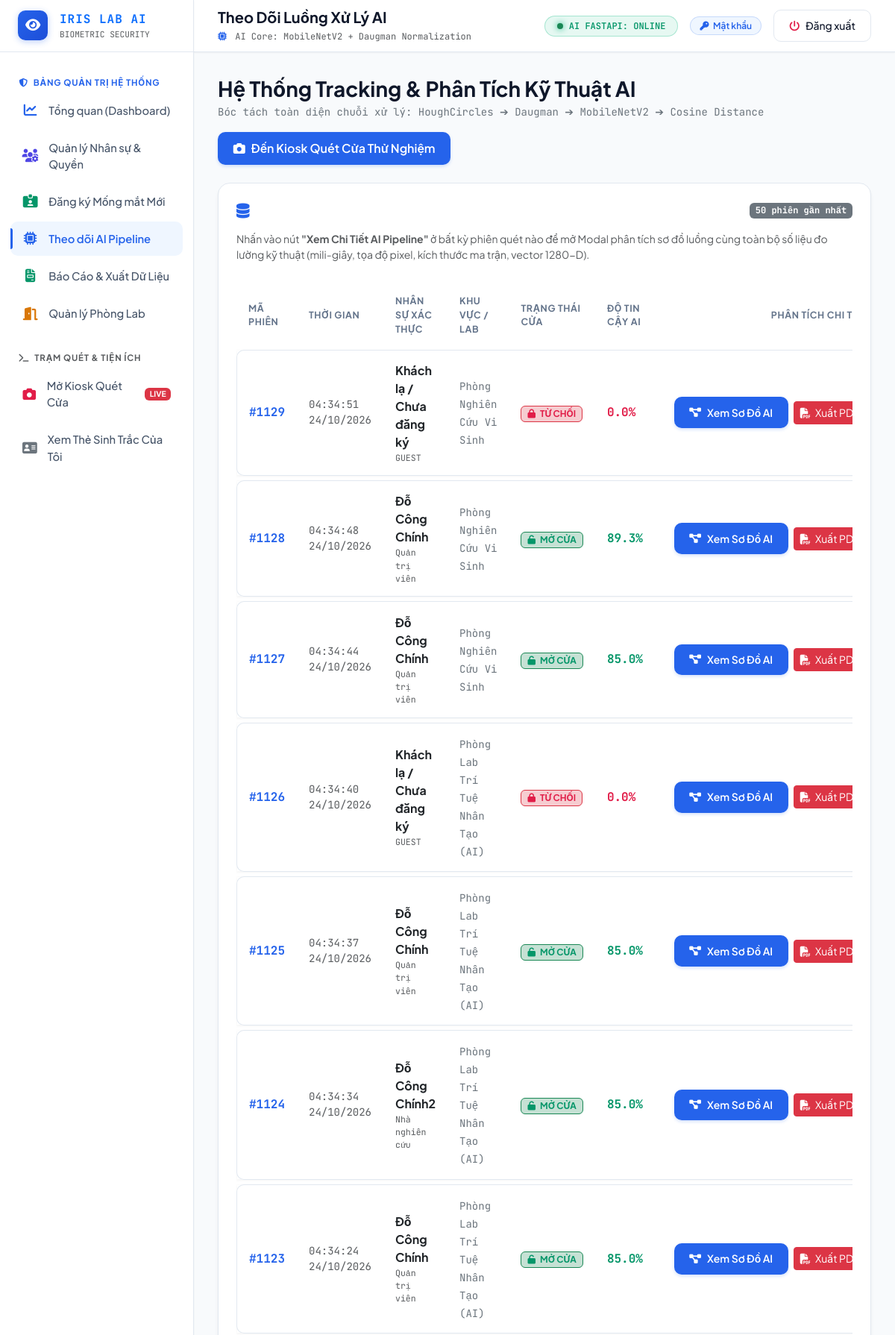
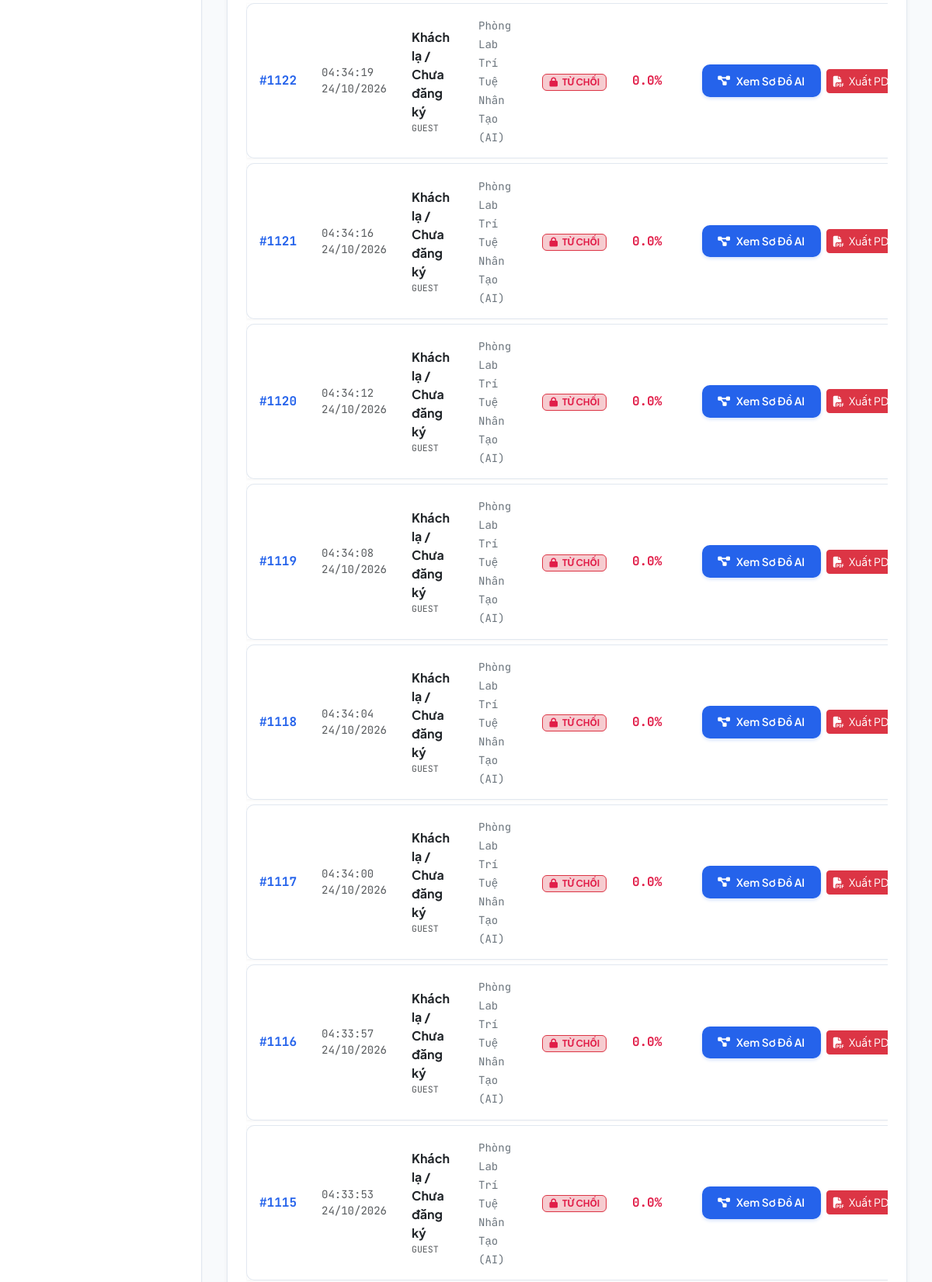
Page /web_admin/tracking.php (signed in, upper part) on the committed database (2 pictures, top to bottom).
### tables this page shows
CREATE TABLE `access_logs` (
  `log_id` int(11) NOT NULL AUTO_INCREMENT,
  `emp_id` int(11) DEFAULT NULL,
  `lab_id` int(11) NOT NULL,
  `access_time` timestamp NOT NULL DEFAULT current_timestamp(),
  `action` enum('ENTRY_GRANTED','ENTRY_DENIED','SPOOFING_ATTEMPT') NOT NULL,
  `confidence_score` decimal(5,2) DEFAULT 0.00,
  `ai_reason` text DEFAULT NULL,
  `pipeline_details` longtext DEFAULT NULL CHECK (json_valid(`pipeline_details`)),
  PRIMARY KEY (`log_id`),
  KEY `emp_id` (`emp_id`),
  KEY `lab_id` (`lab_id`),
  CONSTRAINT `access_logs_ibfk_1` FOREIGN KEY (`emp_id`) REFERENCES `employees` (`emp_id`),
  CONSTRAINT `access_logs_ibfk_2` FOREIGN KEY (`lab_id`) REFERENCES `laboratories` (`lab_id`)
);

CREATE TABLE `laboratories` (
  `lab_id` int(11) NOT NULL AUTO_INCREMENT,
  `lab_name` varchar(100) NOT NULL,
  `security_level` enum('LOW','MEDIUM','HIGH','CRITICAL') DEFAULT 'HIGH',
  `created_at` timestamp NOT NULL DEFAULT current_timestamp(),
  PRIMARY KEY (`lab_id`)
);

CREATE TABLE `employees` (
  `emp_id` int(11) NOT NULL AUTO_INCREMENT,
  `full_name` varchar(100) NOT NULL,
  `email` varchar(100) NOT NULL,
  `role` varchar(50) NOT NULL,
  `allowed_lab_id` int(11) DEFAULT NULL,
  `status` enum('ACTIVE','SUSPENDED') DEFAULT 'ACTIVE',
  `created_at` timestamp NOT NULL DEFAULT current_timestamp(),
  PRIMARY KEY (`emp_id`),
  UNIQUE KEY `email` (`email`),
  KEY `allowed_lab_id` (`allowed_lab_id`),
  CONSTRAINT `employees_ibfk_1` FOREIGN KEY (`allowed_lab_id`) REFERENCES `laboratories` (`lab_id`)
);

### web_admin/tracking.php (the view, shortened to what this page needs)
<?php
require_once __DIR__ . '/config.php';
$stmt = $pdo->query("SELECT al.*, e.full_name, e.role, l.lab_name
                     FROM access_logs al
                     LEFT JOIN employees e ON al.emp_id = e.emp_id
                     LEFT JOIN laboratories l ON al.lab_id = l.lab_id
                     ORDER BY al.access_time DESC LIMIT 50");
$logs = $stmt->fetchAll(PDO::FETCH_ASSOC);
include __DIR__ . '/includes/header.php';
include __DIR__ . '/includes/sidebar.php';
?>
<div class="main-wrapper">
    <?php include __DIR__ . '/includes/navbar.php'; ?>
    <div class="content-container">
        <div class="d-flex flex-wrap align-items-center justify-content-between gap-3 mb-4">
            <div>
                <h3 class="fw-bold mb-1">Hệ Thống Tracking & Phân Tích Kỹ Thuật AI</h3>
                <p class="text-secondary small mb-0 font-mono">Bóc tách toàn diện chuỗi xử lý: HoughCircles ➔ Daugman ➔ MobileNetV2 ➔ Cosine Distance</p>
            </div>
            <div class="d-flex gap-2">
                <a href="kiosk.php" target="_blank" class="btn btn-cyber-primary">
                    <i class="fas fa-camera"></i> Đến Kiosk Quét Cửa Thử Nghiệm
                </a>
            </div>
        </div>
        <div class="glass-card p-4">
            <div class="d-flex align-items-center justify-content-between mb-3">
                <h5 class="fw-bold mb-0 text-white">
                    <i class="fas fa-database text-cyan me-2"></i> Lịch Sử Quét Mống Mắt & Thông Số Pipeline Thực Tế
                </h5>
                <span class="badge bg-secondary font-mono"><?= count($logs) ?> phiên gần nhất</span>
            </div>
            <p class="text-muted small mb-4">
                Nhấn vào nút <strong>"Xem Chi Tiết AI Pipeline"</strong> ở bất kỳ phiên quét nào để mở Modal phân tích sơ đồ luồng cùng toàn bộ số liệu đo lường kỹ thuật (mili-giây, tọa độ pixel, kích thước ma trận, vector 1280-D).
            </p>
            <div class="table-responsive">
                <table class="table-cyber">
                    <thead>
                        <tr>
                            <th>Mã Phiên</th>
                            <th>Thời Gian</th>
                            <th>Nhân Sự Xác Thực</th>
                            <th>Khu Vực / Lab</th>
                            <th>Trạng Thái Cửa</th>
                            <th>Độ Tin Cậy AI</th>
                            <th class="text-end">Phân Tích Chi Tiết</th>
                        </tr>
                    </thead>
                    <tbody>
                        <?php if (empty($logs)): ?>
                            <tr><td colspan="7" class="text-center text-muted py-5">Chưa có giao dịch quét mống mắt nào trong cơ sở dữ liệu! Hãy mở Kiosk quét thử.</td></tr>
                        <?php else: ?>
                            <?php foreach ($logs as $log):
                                $isGranted = $log['action'] === 'ENTRY_GRANTED';
                                $pipelineStr = htmlspecialchars($log['pipeline_details'] ?? '{}', ENT_QUOTES, 'UTF-8');
                                $name = $log['full_name'] ?: 'Khách lạ / Chưa đăng ký';
                            ?>
                                <tr>
                                    <td class="font-mono text-cyan fw-bold">
                                        #<?= str_pad($log['log_id'], 4, '0', STR_PAD_LEFT) ?>
                                    </td>
                                    <td class="font-mono small text-muted">
                                        <?= date('H:i:s d/m/Y', strtotime($log['access_time'])) ?>
                                    </td>
                                    <td>
                                        <div class="fw-bold text-dark"><?= htmlspecialchars($name) ?></div>
                                        <div class="text-muted small font-mono" style="font-size: 0.72rem;"><?= htmlspecialchars($log['role'] ?? 'GUEST') ?></div>
                                    </td>
                                    <td>
                                        <span class="text-secondary small font-mono"><?= htmlspecialchars($log['lab_name'] ?? 'Phòng Lab AI') ?></span>
                                    </td>
                                    <td>
                                        <?php if ($isGranted): ?>
                                            <span class="badge bg-success bg-opacity-25 text-emerald border border-success border-opacity-35 px-2 py-1">
                                                <i class="fas fa-unlock me-1"></i> MỞ CỬA
                                            </span>
                                        <?php else: ?>
                                            <span class="badge bg-danger bg-opacity-25 text-rose border border-danger border-opacity-35 px-2 py-1">
                                                <i class="fas fa-lock me-1"></i> TỪ CHỐI
                                            </span>
                                        <?php endif; ?>
                                    </td>
                                    <td class="font-mono fw-bold <?= $isGranted ? 'text-emerald' : 'text-rose' ?>">
                                        <?= number_format(floatval($log['confidence_score']), 1) ?>%
                                    </td>
                                    <td class="text-end text-nowrap">
                                        <button class="btn btn-sm btn-cyber-primary"
                                                onclick="openPipelineModal(<?= $log['log_id'] ?>, '<?= htmlspecialchars(addslashes($name)) ?>', '<?= $log['action'] ?>', <?= $log['confidence_score'] ?>, '<?= $pipelineStr ?>')">
                                            <i class="fas fa-diagram-project"></i> Xem Sơ Đồ AI
                                        </button>
                                        <button class="btn btn-sm btn-danger ms-1"
                                                onclick="exportDirectLogPDF(<?= $log['log_id'] ?>, '<?= htmlspecialchars(addslashes($name)) ?>', '<?= $log['action'] ?>', <?= $log['confidence_score'] ?>, '<?= $pipelineStr ?>', '<?= $log['access_time'] ?>', '<?= htmlspecialchars(addslashes($log['lab_name'] ?? 'Phòng Thí Nghiệm AI & IoT')) ?>', '<?= htmlspecialchars(addslashes($log['role'] ?? 'Nhân sự')) ?>')"
                                                title="Xuất ngay Báo Cáo PDF Chi Tiết cho lần quét này">
                                            <i class="fas fa-file-pdf me-1"></i> Xuất PDF
                                        </button>
                                    </td>
                                </tr>
                            <?php endforeach; ?>
                        <?php endif; ?>
                    </tbody>
                </table>
            </div>
        </div>
    </div>
<?php include __DIR__ . '/includes/footer.php'; ?>

### web_admin/assets/css/style.css (style rules this page uses)
:root { --bg-body: #f8fafc; --bg-surface: #ffffff; --bg-surface-elevated: #ffffff; --bg-subtle: #f1f5f9; --border-light: #e2e8f0; --border-focus: #3b82f6; --color-primary: #2563eb; --color-primary-hover: #1d4ed8; --color-primary-light: #eff6ff; --color-emerald: #059669; --color-emerald-light: #ecfdf5; --color-rose: #e11d48; --color-rose-light: #fff1f2; --color-amber: #d97706; --color-amber-light: #fffbeb; --color-indigo: #4f46e5; --color-indigo-light: #eef2ff; --text-primary: #0f172a; --text-secondary: #475569; --text-muted: #64748b; --shadow-sm: 0 1px 2px 0 rgba(0, 0, 0, 0.05); --shadow-md: 0 4px 6px -1px rgba(0, 0, 0, 0.06), 0 2px 4px -2px rgba(0, 0, 0, 0.06); --shadow-lg: 0 10px 15px -3px rgba(0, 0, 0, 0.08), 0 4px 6px -4px rgba(0, 0, 0, 0.04); --sidebar-width: 260px; --header-height: 70px; }
* { box-sizing: border-box; }
body { background-color: var(--bg-body); color: var(--text-primary); font-family: 'Plus Jakarta Sans', -apple-system, BlinkMacSystemFont, sans-serif; min-height: 100vh; margin: 0; overflow-x: hidden; }
.font-mono { font-family: 'JetBrains Mono', monospace; }
.text-cyan { color: var(--color-primary) !important; }
.text-emerald { color: var(--color-emerald) !important; }
.text-rose { color: var(--color-rose) !important; }
.glass-card { background: var(--bg-surface); border: 1px solid var(--border-light); border-radius: 16px; box-shadow: var(--shadow-md); transition: all 0.25s ease; position: relative; }
.main-wrapper { flex-grow: 1; margin-left: var(--sidebar-width); display: flex; flex-direction: column; min-height: 100vh; width: calc(100% - var(--sidebar-width)); }
.content-container { padding: 2rem; flex-grow: 1; }
.btn-cyber-primary { background: var(--color-primary); color: white !important; font-weight: 600; border: none; border-radius: 10px; padding: 0.65rem 1.3rem; box-shadow: 0 2px 4px rgba(37, 99, 235, 0.2); transition: all 0.2s ease; display: inline-flex; align-items: center; gap: 0.5rem; }
.table-cyber { width: 100%; margin-bottom: 0; color: var(--text-primary); border-collapse: separate; border-spacing: 0 6px; }
.table-cyber thead th { background: transparent; color: var(--text-muted); font-size: 0.78rem; font-weight: 700; text-transform: uppercase; letter-spacing: 0.6px; border: none; padding: 0.75rem 1rem; }
.table-cyber tbody tr { background: #ffffff; box-shadow: 0 1px 3px rgba(0, 0, 0, 0.04); transition: all 0.2s ease; }
.table-cyber tbody td { padding: 0.95rem 1rem; vertical-align: middle; border-top: 1px solid var(--border-light); border-bottom: 1px solid var(--border-light); }
.table-cyber tbody tr td:first-child { border-top-left-radius: 10px; border-bottom-left-radius: 10px; border-left: 1px solid var(--border-light); }
.table-cyber tbody tr td:last-child { border-top-right-radius: 10px; border-bottom-right-radius: 10px; border-right: 1px solid var(--border-light); }

### rows in the picture
access_logs: log_id "1129", access_time "04:34:51 24/10/2026", name "Khách lạ / Chưa đăng ký", role "GUEST", lab.lab_name "Phòng Nghiên Cứu Vi Sinh", action "ENTRY_DENIED" (drawn), confidence_score "0.0"
access_logs: log_id "1128", access_time "04:34:48 24/10/2026", emp.full_name "Đỗ Công Chính", emp.role "Quản trị viên", lab.lab_name "Phòng Nghiên Cứu Vi Sinh", action "ENTRY_GRANTED" (drawn), confidence_score "89.3"
access_logs: log_id "1127", access_time "04:34:44 24/10/2026", emp.full_name "Đỗ Công Chính", emp.role "Quản trị viên", lab.lab_name "Phòng Nghiên Cứu Vi Sinh", action "ENTRY_GRANTED" (drawn), confidence_score "85.0"
access_logs: log_id "1126", access_time "04:34:40 24/10/2026", name "Khách lạ / Chưa đăng ký", role "GUEST", lab.lab_name "Phòng Lab Trí Tuệ Nhân Tạo (AI)", action "ENTRY_DENIED" (drawn), confidence_score "0.0"
access_logs: log_id "1125", access_time "04:34:37 24/10/2026", emp.full_name "Đỗ Công Chính", emp.role "Quản trị viên", lab.lab_name "Phòng Lab Trí Tuệ Nhân Tạo (AI)", action "ENTRY_GRANTED" (drawn), confidence_score "85.0"
access_logs: log_id "1124", access_time "04:34:34 24/10/2026", emp.full_name "Đỗ Công Chính2", emp.role "Nhà nghiên cứu", lab.lab_name "Phòng Lab Trí Tuệ Nhân Tạo (AI)", action "ENTRY_GRANTED" (drawn), confidence_score "85.0"
access_logs: log_id "1123", access_time "04:34:24 24/10/2026", emp.full_name "Đỗ Công Chính", emp.role "Quản trị viên", lab.lab_name "Phòng Lab Trí Tuệ Nhân Tạo (AI)", action "ENTRY_GRANTED" (drawn), confidence_score "85.0"
access_logs: log_id "1122", access_time "04:34:19 24/10/2026", name "Khách lạ / Chưa đăng ký", role "GUEST", lab.lab_name "Phòng Lab Trí Tuệ Nhân Tạo (AI)", action "ENTRY_DENIED" (drawn), confidence_score "0.0"
access_logs: log_id "1121", access_time "04:34:16 24/10/2026", name "Khách lạ / Chưa đăng ký", role "GUEST", lab.lab_name "Phòng Lab Trí Tuệ Nhân Tạo (AI)", action "ENTRY_DENIED" (drawn), confidence_score "0.0"
access_logs: log_id "1120", access_time "04:34:12 24/10/2026", name "Khách lạ / Chưa đăng ký", role "GUEST", lab.lab_name "Phòng Lab Trí Tuệ Nhân Tạo (AI)", action "ENTRY_DENIED" (drawn), confidence_score "0.0"
access_logs: log_id "1119", access_time "04:34:08 24/10/2026", name "Khách lạ / Chưa đăng ký", role "GUEST", lab.lab_name "Phòng Lab Trí Tuệ Nhân Tạo (AI)", action "ENTRY_DENIED" (drawn), confidence_score "0.0"
access_logs: log_id "1118", access_time "04:34:04 24/10/2026", name "Khách lạ / Chưa đăng ký", role "GUEST", lab.lab_name "Phòng Lab Trí Tuệ Nhân Tạo (AI)", action "ENTRY_DENIED" (drawn), confidence_score "0.0"
access_logs: log_id "1117", access_time "04:34:00 24/10/2026", name "Khách lạ / Chưa đăng ký", role "GUEST", lab.lab_name "Phòng Lab Trí Tuệ Nhân Tạo (AI)", action "ENTRY_DENIED" (drawn), confidence_score "0.0"
access_logs: log_id "1116", access_time "04:33:57 24/10/2026", name "Khách lạ / Chưa đăng ký", role "GUEST", lab.lab_name "Phòng Lab Trí Tuệ Nhân Tạo (AI)", action "ENTRY_DENIED" (drawn), confidence_score "0.0"
access_logs: log_id "1115", access_time "04:33:53 24/10/2026", name "Khách lạ / Chưa đăng ký", role "GUEST", lab.lab_name "Phòng Lab Trí Tuệ Nhân Tạo (AI)", action "ENTRY_DENIED" (drawn), confidence_score "0.0"

### other values in the picture
$pageTitle "Theo Dõi Luồng Xử Lý AI"
count($logs) "50"
